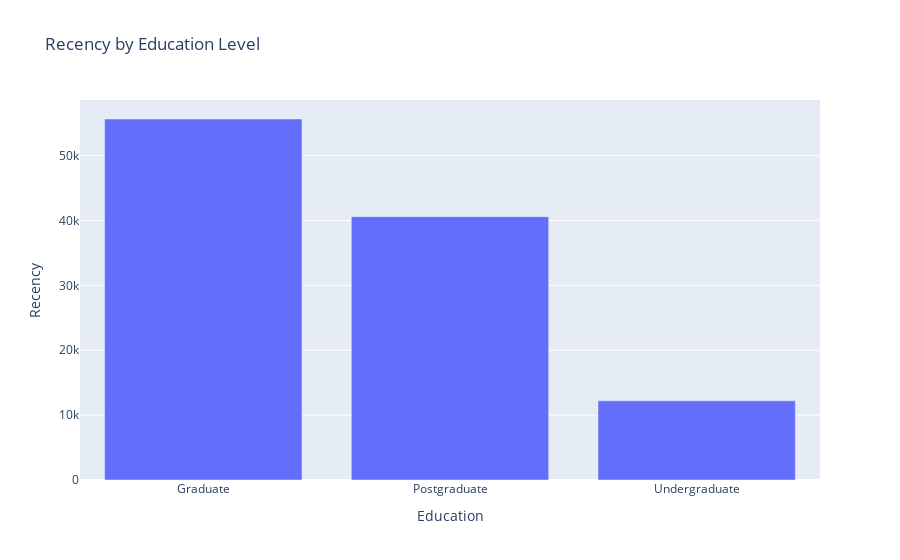

Notebook cell for this chart:
### Code cell
fig = px.bar(ed_inc, x='Education', y='Recency', title='Recency by Education Level')
fig.show()

### Figure 1 — Plotly figure (JSON) as saved in the notebook; plotly's stock layout.template omitted (floating-point values rounded to 4 significant figures)
{"data": [{"alignmentgroup": "True", "hovertemplate": "Education=%{x}<br>Recency=%{y}<extra></extra>", "legendgroup": "", "marker": {"color": "#636efa", "pattern": {"shape": ""}}, "name": "", "offsetgroup": "", "orientation": "v", "showlegend": false, "textposition": "auto", "type": "bar", "x": ["Graduate", "Postgraduate", "Undergraduate"], "xaxis": "x", "y": [55643, 40592, 12196], "yaxis": "y"}], "layout": {"barmode": "relative", "legend": {"tracegroupgap": 0}, "title": {"text": "Recency by Education Level"}, "xaxis": {"anchor": "y", "domain": [0, 1], "title": {"text": "Education"}}, "yaxis": {"anchor": "x", "domain": [0, 1], "title": {"text": "Recency"}}}}
